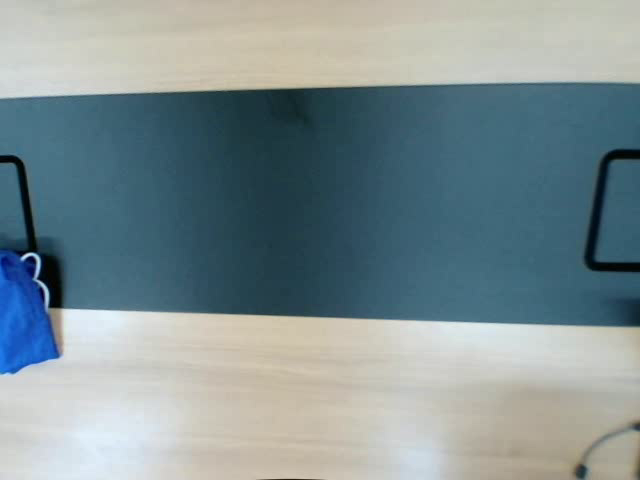
#> input picture frame 12 of videos/1-1-2.mp4, 640 x 480 px
$ python analysis.py
#> lines starting #> are read from the running program, lines starting #| are printed output that depends on the picture; after the words box and inside, x2 and y2 are one past the last pixel; in counts of white or black regions, pixels touching at a corner belong together
import cv2
import numpy as np
import math
import csv
from pathlib import Path


def get_object_center(mask):
    contours, _ = cv2.findContours(mask, cv2.RETR_EXTERNAL, cv2.CHAIN_APPROX_SIMPLE)
    if contours:
        largest_contour = max(contours, key=cv2.contourArea)
        M = cv2.moments(largest_contour)
        if M["m00"] != 0:
            cx = int(M["m10"] / M["m00"])
            cy = int(M["m01"] / M["m00"])
            return (cx, cy)
    return None


# HSV色範囲を設定
lower_light_blue = np.array([110, 200, 150])  # 水色の範囲に変更
upper_light_blue = np.array([120, 255, 255])

lower_orange = np.array([10, 150, 100])
upper_orange = np.array([25, 255, 255])

# スケールファクター設定 (ピクセルからセンチメートルに変換)
scale_factor = 0.1  # 例: 1ピクセル = 0.1センチメートル

# 動画キャプチャ
video_dir = Path(r"C:\Users\oobuh\卓球\audio-feedback\videos")
for f in video_dir.glob("*.mp4"):
    p_id, condition, trial = f.stem.split("-")
    cap = cv2.VideoCapture(str(f))  # または動画ファイルのパス

    if not cap.isOpened():
        print("Error: Could not open video file.")
        exit()

    # 許容範囲 (ピクセル単位で設定)
    tolerance = 10

    # 距離データを保存するファイルの準備
    output_file = "distances.csv"
    if not Path(output_file).is_file():
        with open(output_file, "w", encoding="utf-8", newline="") as f:
            csv_writer = csv.writer(f, delimiter=",")
            csv_writer.writerow(["p_id", "条件", "回数", "frame", "distance"])

    # フレームレートを取得
    fps = cap.get(cv2.CAP_PROP_FPS)
    frame_count = 0

    while True:
        ret, frame = cap.read()
#> frame is the input picture: shape (480, 640, 3); mean B, G, R 147.6, 144.3, 127.9
        if not ret:
            break
        frame_count += 1

        hsv = cv2.cvtColor(frame, cv2.COLOR_BGR2HSV)
#> hsv: shape (480, 640, 3); mean H, S, V 69.1, 72.9, 154.9

        # 青色とオレンジ色のマスクを作成
        mask_light_blue = cv2.inRange(hsv, lower_light_blue, upper_light_blue)
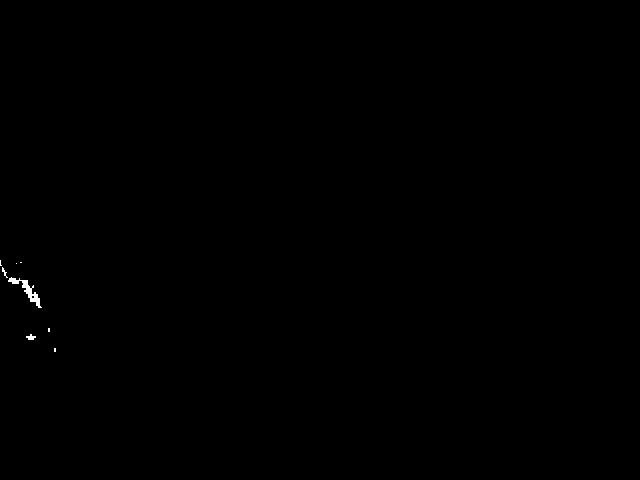
#> mask_light_blue: shape (480, 640); 0.11% white; 8 white regions (5 under 20 px)
        mask_orange = cv2.inRange(hsv, lower_orange, upper_orange)
#> mask_orange: shape (480, 640); every value is 0

        center_blue = get_object_center(mask_light_blue)
#> in get_object_center, `contours, _ = cv2.findContours(mask, cv2.RETR_EXTERNAL, cv2.CHAIN_APPR..`: contours = 8 contours, 6 with area under 20; largest, box (x1, y1, x2, y2) and area: (8, 277, 42, 308) 195, (26, 334, 36, 340) 23
#> in get_object_center, `largest_contour = max(contours, key=cv2.contourArea)`: largest_contour = contour of 75 points, box (x1, y1, x2, y2) (8, 277, 42, 308), area 195
#> in get_object_center, `M = cv2.moments(largest_contour)`: M = moments, m00 195, centre m10/m00, m01/m00 = (27.36, 290.6)
#> in get_object_center, `cx = int(M["m10"] / M["m00"])`: cx = 27
#> in get_object_center, `cy = int(M["m01"] / M["m00"])`: cy = 290
#> center_blue = (27, 290)
        center_orange = get_object_center(mask_orange)

        if center_blue:
            cv2.circle(frame, center_blue, 10, (255, 0, 0), -1)  # 青色の物体
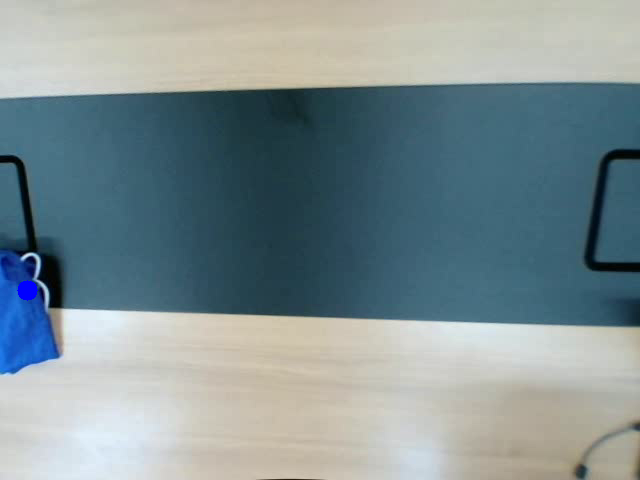
#> frame: shape (480, 640, 3); 0.1% of pixels changed, all inside (x1, y1, x2, y2) = (17, 280, 38, 301)
        if center_orange:
            cv2.circle(frame, center_orange, 10, (0, 165, 255), -1)  # オレンジ色の物体

        if center_blue and center_orange:
            # ピクセル距離を計算
            pixel_distance = math.sqrt(
                (center_blue[0] - center_orange[0]) ** 2
                + (center_blue[1] - center_orange[1]) ** 2
            )

            # ピクセル距離をセンチメートルに変換
            distance_cm = pixel_distance * scale_factor

            distance_str = f"Distance: {distance_cm:.2f} cm"
            cv2.putText(
                frame,
                distance_str,
                (50, 50),
                cv2.FONT_HERSHEY_SIMPLEX,
                1,
                (0, 255, 0),
                2,
            )

            # オレンジの物体の位置が x=0 近くの場合、距離を保存
            if abs(center_orange[0]) < tolerance:
                with open(output_file, "a", newline="") as csvfile:
                    writer = csv.writer(csvfile)
                    writer.writerow([p_id, condition, trial, frame_count, distance_cm])

        cv2.imshow("frame", frame)

        # フレームレートに基づいた待機時間を設定
        wait_time = int(1000 / fps)  # ms
        if cv2.waitKey(wait_time) & 0xFF == ord("q"):
#> (key q is pressed here)
            break

    cap.release()
    cv2.destroyAllWindows()

$ run again, starting later in the video
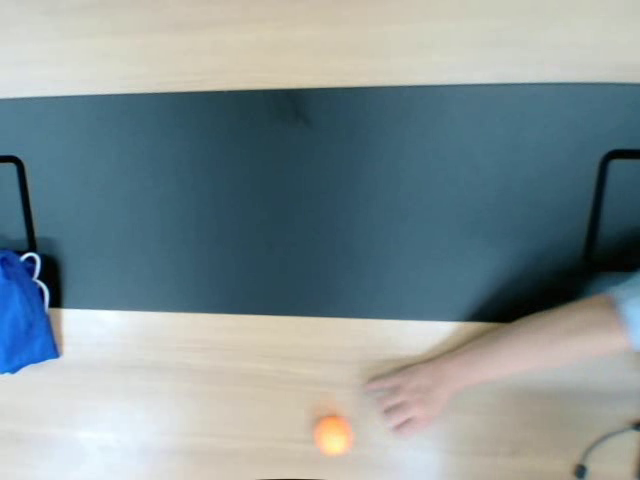
#> input picture frame 103 of videos/1-1-2.mp4, 640 x 480 px
#> frame is the input picture: shape (480, 640, 3); mean B, G, R 149.3, 146.2, 131.9
#> hsv: shape (480, 640, 3); mean H, S, V 67.6, 72.6, 158.2
#> mask_light_blue: shape (480, 640); 0.12% white; 13 white regions (11 under 20 px), largest, box (x1, y1, x2, y2) and area: (2, 258, 24, 282) 236, (20, 273, 30, 290) 75
#> mask_orange: shape (480, 640); 0.02% white; 1 white region
#> contours = 13 contours, 11 with area under 20; largest, box (x1, y1, x2, y2) and area: (2, 258, 24, 282) 189, (20, 273, 30, 290) 51
#> largest_contour = contour of 54 points, box (x1, y1, x2, y2) (2, 258, 24, 282), area 189
#> M = moments, m00 189, centre m10/m00, m01/m00 = (12.68, 271.3)
#> cx = 12
#> cy = 271
#> center_blue = (12, 271)
#> contours = 1 contour; box (x1, y1, x2, y2) and area: (328, 416, 339, 426) 42
#> center_orange = (333, 421)
#> pixel_distance = 354.3
#> distance_cm = 35.43
#> distance_str = 'Distance: 35.43 cm'
#> `cv2.putText( frame, distance_str, (50, 50), cv2.FONT_HERSHEY_SIMPLEX, ..`:
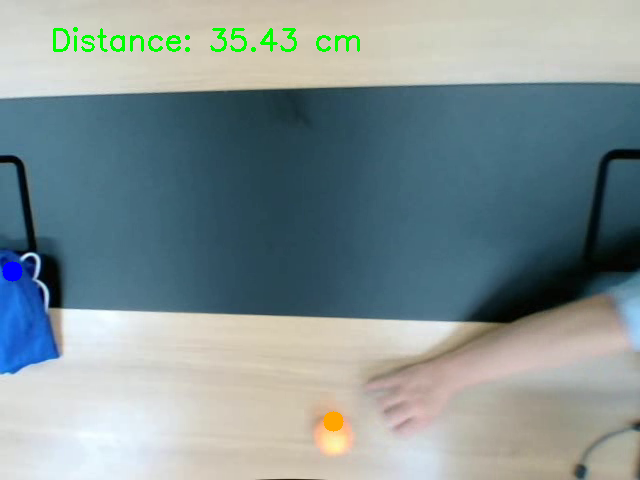
#> frame: shape (480, 640, 3); mean B, G, R 148, 146.4, 130.5
